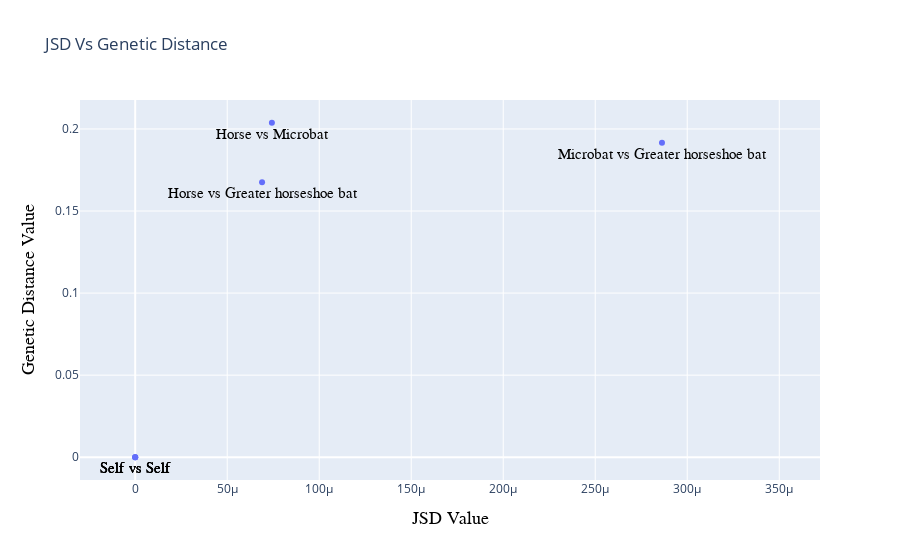

The cell this chart's notebook holds for it:
### Code cell
species_pair = ['Self vs Self' , 'Microbat vs Greater horseshoe bat', 'Horse vs Microbat', 'Self vs Self', 'Horse vs Greater horseshoe bat', 'Self vs Self']
data2 = {
    'Species Pair': species_pair,
    'JSD Value': [values[1] for values in filtered_sub_distance_jsd_dict.values()],
    'Distance Value': [values[0] for values in filtered_sub_distance_jsd_dict.values()]
}
df2 = pd.DataFrame(data2)

fig2 = px.scatter(df2, x='JSD Value', y='Distance Value',text='Species Pair',
                 title='JSD Vs Genetic Distance',
                 labels={'JSD Value': 'JSD Value ', 'Distance Value': 'Genetic Distance Value'})

# Update traces to show labels below points and make them bold
fig2.update_traces(textposition='bottom center', textfont={'color':'black', 'size':15, 'family':'Arial, sans-serif'})

# Update layout if needed
fig2.update_layout(
    xaxis=dict(
        title='JSD Value',
        tickmode='array',
        title_font=dict(size=18, family='Arial, sans-serif', color='black')
    ),
    yaxis=dict(
        title='Genetic Distance Value',
        tickmode='array',
        title_font=dict(size=18, family='Arial, sans-serif', color='black')
    )
)

x_max = df2['JSD Value'].max()
x_range_buffer = x_max *0.3
fig2.update_xaxes(range=[-0.00003, x_max + x_range_buffer])

fig2.write_image("../results/horse_microbat_horsesheobat.pdf")


fig2.show()

### Figure 1 — Plotly figure (JSON) as saved in the notebook; plotly's stock layout.template omitted (floating-point values rounded to 4 significant figures)
{"data": [{"hovertemplate": "JSD Value =%{x}<br>Genetic Distance Value=%{y}<br>Species Pair=%{text}<extra></extra>", "legendgroup": "", "marker": {"color": "#636efa", "symbol": "circle"}, "mode": "markers+text", "name": "", "orientation": "v", "showlegend": false, "text": ["Self vs Self", "Microbat vs Greater horseshoe bat", "Horse vs Microbat", "Self vs Self", "Horse vs Greater horseshoe bat", "Self vs Self"], "textfont": {"color": "black", "family": "Arial, sans-serif", "size": 15}, "textposition": "bottom center", "type": "scatter", "x": [0, 0.0002863, 7.429e-05, 0, 6.893e-05, 0], "xaxis": "x", "y": [0, 0.1916, 0.2038, 0, 0.1676, 0], "yaxis": "y"}], "layout": {"legend": {"tracegroupgap": 0}, "title": {"text": "JSD Vs Genetic Distance"}, "xaxis": {"anchor": "y", "domain": [0, 1], "range": [-3e-05, 0.0003721], "tickmode": "array", "title": {"font": {"color": "black", "family": "Arial, sans-serif", "size": 18}, "text": "JSD Value"}}, "yaxis": {"anchor": "x", "domain": [0, 1], "tickmode": "array", "title": {"font": {"color": "black", "family": "Arial, sans-serif", "size": 18}, "text": "Genetic Distance Value"}}}}
